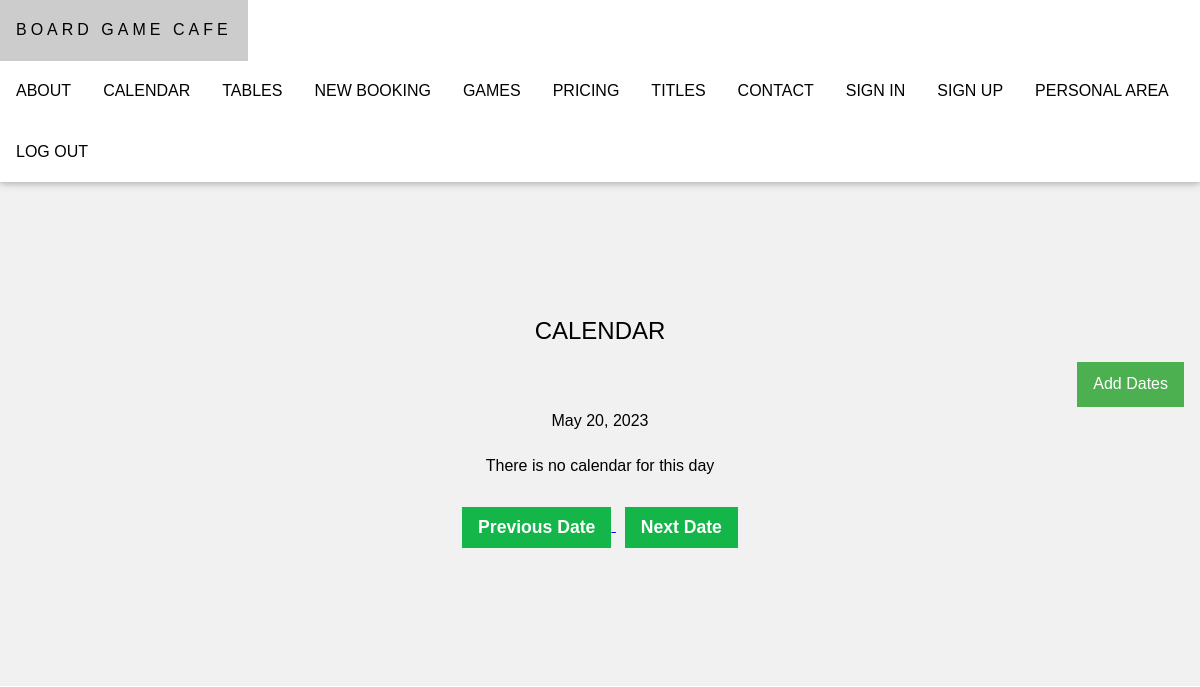
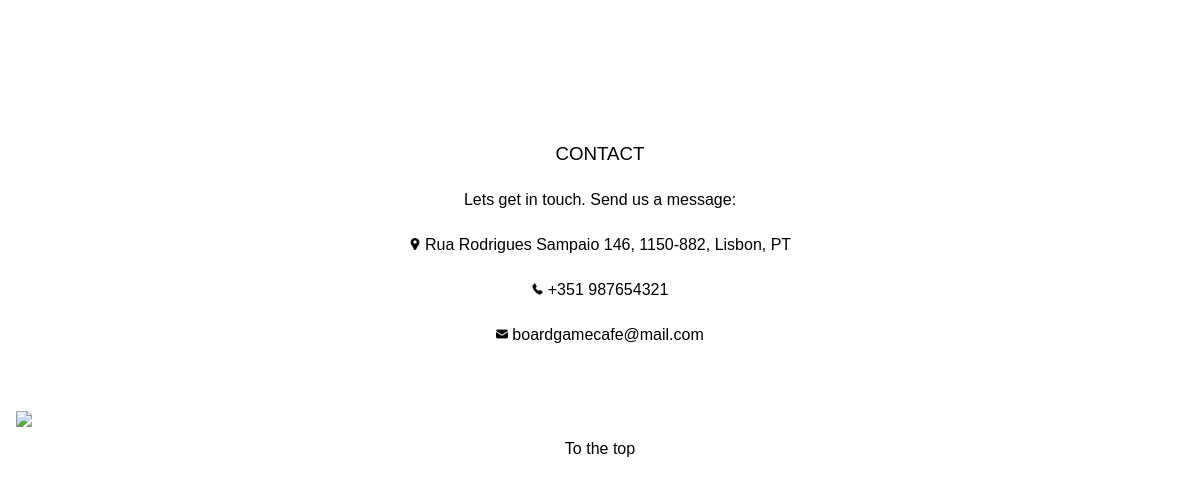
/boardgamecafe/calendar, run on an earlier commit of the app's database (2 pictures, top to bottom).
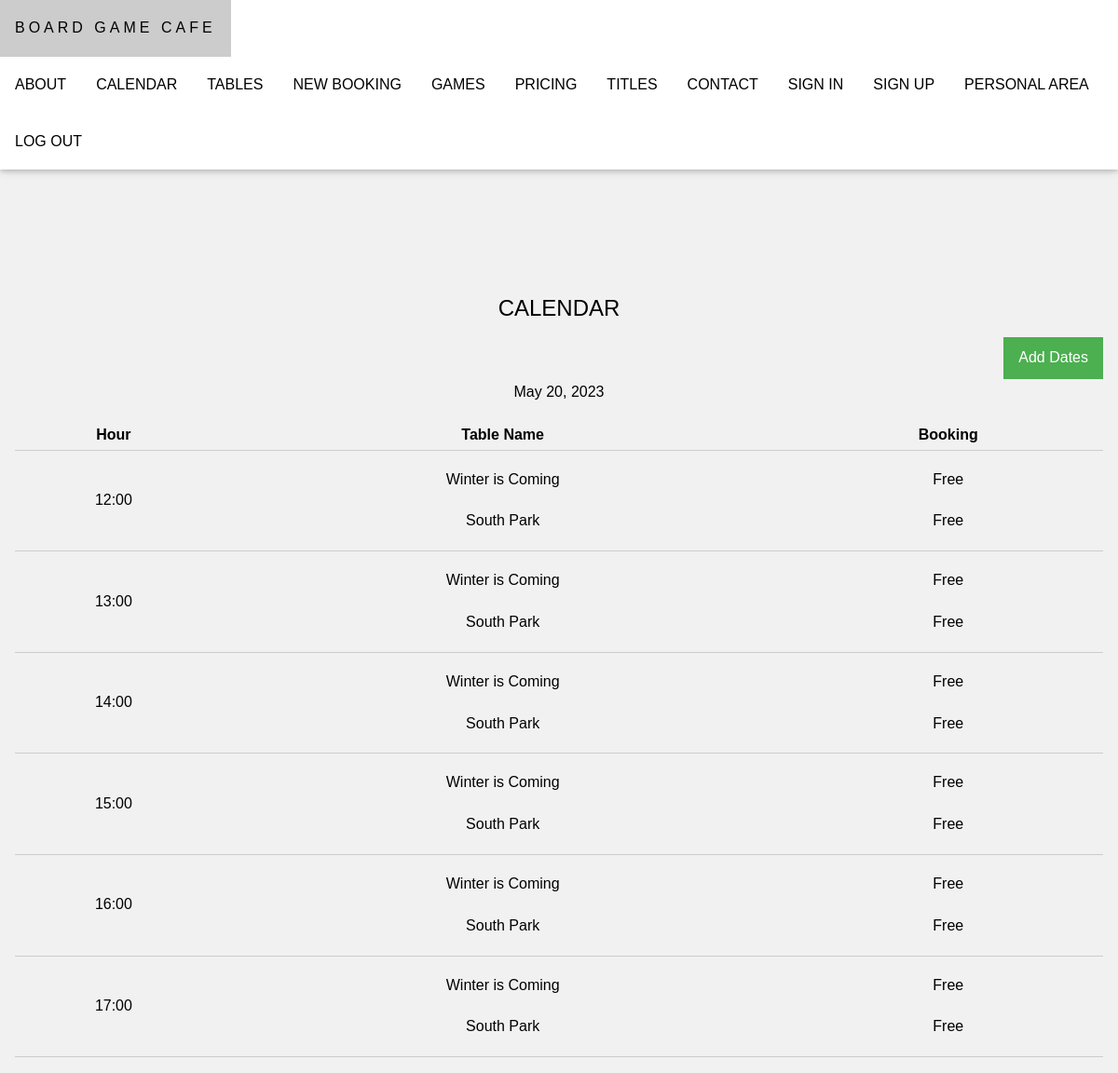
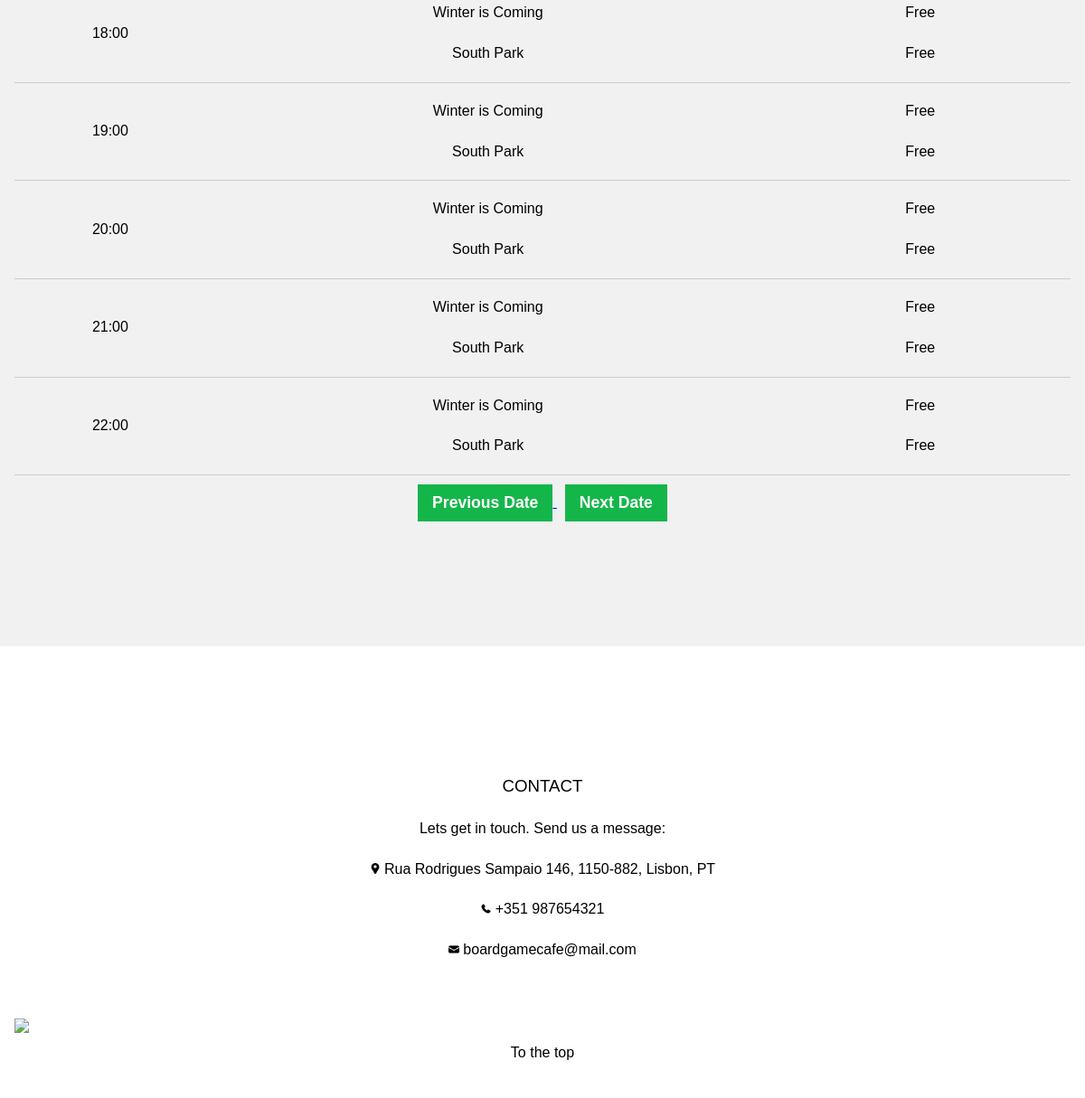
And on a later commit of the database (2 pictures, top to bottom).
### boardgamecafe/models.py (models this page shows)
class Calendar(models.Model):
    date = models.DateField()
    open_time = models.TimeField()
    close_time = models.TimeField() # mudei de end para close
    log_is_active = models.BooleanField()
    log_date_created = models.DateTimeField()
    log_date_last_update = models.DateTimeField()

class Table(models.Model):
    name = models.CharField(max_length=50)
    capacity = models.IntegerField(validators=[MinValueValidator(0)])
    log_is_active = models.BooleanField()
    log_date_created = models.DateTimeField()
    log_date_last_update = models.DateTimeField()

### boardgamecafe/views.py (the view)
# urls.py: path('calendar', views.calendar, name='calendar'),
def calendar(request):
    tables_list = alltables()
    today_str = datetime.strftime(datetime.now(), '%Y-%m-%d')
    today_date = datetime.strptime(today_str, '%Y-%m-%d').date()
    date = Calendar.objects.filter(date=today_date).values('id', 'date', 'open_time', 'close_time', 'log_is_active')
    if date.count() > 0:
        for d in date:
            if d['log_is_active']:
                slots_list = allslots(date)
                return render(request, 'boardgamecafe/calendar.html',
                              {'date': today_date, 'tables': tables_list, 'dateobj': date, 'slots_list': slots_list})
            else:
                return render(request, 'boardgamecafe/calendar.html', {'date': today_date})
    else:
        return render(request, 'boardgamecafe/calendar.html', {'date': today_date})

### boardgamecafe/views.py (called while the page is built)
def alltables():
    all_tables = Table.objects.all()
    tables_list = []
    for table in all_tables:
        new_table = {'id': table.id, 'name': table.name, 'capacity': table.capacity, 'log_is_active': table.log_is_active}
        tables_list.append(new_table)
    return tables_list

def allslots(date):
    slots_list = []
    for d in date:
        if date.count() > 0 and d['log_is_active']:
            ot_aux = int(d['open_time'].strftime('%H:%M').split(':')[0])
            ct_aux = int(d['close_time'].strftime('%H:%M').split(':')[0])
            for i in range(ot_aux, ct_aux + 1):
                if i < 10:
                    aux = "0" + str(i) + ":00"
                else:
                    aux = str(i) + ":00"
                slots_list.append(aux)
    return slots_list

### boardgamecafe/templates/boardgamecafe/calendar.html (shortened to what this page needs)
{% extends "boardgamecafe/template.html" %}
{% load static %}
{% block content %}
    <section class="w3-container w3-light-grey w3-center" style="padding:128px 16px" id="calendar">
        <h1>CALENDAR</h1>
        <a class="w3-green w3-button w3-center w3-right" href="{% url 'boardgamecafe:addremovecalendar' %}">Add Dates</a>
        <br>
        {% if dateobj %}
            {% for d in dateobj %}
                <p> {{ date }} </p>
                <div>
                    <table>
                        <tr>
                            <td> <b> Hour </b> </td>
                            <td> <b> Table Name </b> </td>
                            <td> <b> Booking </b> </td>
                        </tr>
                        {% for s in slots_list %}
                            <tr>
                                <td> {{ s }} </td>
                                <td>
                                    {% for t in tables %}
                                        <p> {{ t.name }} </p>
                                    {% endfor %}
                                </td>
                                <td>
                                    {% for t in tables %}
                                        <p> Free </p>
                                    {% endfor %}
                                </td>
                            </tr>
                        {% endfor %}
                    </table>
                </div>
            {% endfor %}
        {% else %}
            <p> {{ date }} </p>
            <p> There is no calendar for this day </p>
        {% endif %}
        <div class="w3-center">
            <a href="{% url 'boardgamecafe:nextdate' date 1 %}">
                <button class="form_crude_btn w3-button w3-center" id="previous_date"> Previous Date </button>
            </a>
            <a href="{% url 'boardgamecafe:nextdate' date 0 %}">
                <button class="form_crude_btn w3-button w3-center" id="next_date"> Next Date </button>
            </a>
        </div>
    </section>
{% endblock %}

### boardgamecafe/templates/boardgamecafe/template.html (shortened to what this page needs)
<!DOCTYPE html>
<html lang="en">
<head>
    {% load static %}
    <link rel="stylesheet" type="text/css" href="{% static 'boardgamecafe/css/style.css' %}" />
</head>
<header id="home">
    <nav class="w3-top">
        <div class="w3-bar w3-white w3-card" id="myNavbar">
            <a href={% url 'boardgamecafe:index' %} class="w3-bar-item w3-button w3-wide">BOARD GAME CAFE</a>
            <div class="w3-right w3-hide-small">
                <a href="#about" class="w3-bar-item w3-button">ABOUT</a>
                <a href={% url 'boardgamecafe:calendar' %} class="w3-bar-item w3-button"> CALENDAR </a>
                <a href={% url 'boardgamecafe:tables' %} class="w3-bar-item w3-button"> TABLES </a>
                <a href={% url 'boardgamecafe:newbooking' %} class="w3-bar-item w3-button"> NEW BOOKING</a>
                <a href={% url 'boardgamecafe:games' %} class="w3-bar-item w3-button"> GAMES </a>
                <a href="#pricing" class="w3-bar-item w3-button"> PRICING</a>
                <a href={% url 'boardgamecafe:titles' %} class="w3-bar-item w3-button"> TITLES </a>
                <a href="#contact" class="w3-bar-item w3-button"> CONTACT</a>
                <a href="#sign_in" class="w3-bar-item w3-button"> SIGN IN</a>
                <a href="#sign_up" class="w3-bar-item w3-button"> SIGN UP</a>
                <a href="#personal_area" class="w3-bar-item w3-button"> PERSONAL AREA</a>
                <a href="#log_out" class="w3-bar-item w3-button"> LOG OUT</a>
            </div>
        </div>
    </nav>
    {% block header %}
    <a href="{% url 'boardgamecafe:index' %}">
    </a>
    {% endblock %}
</header>
<body>
    {% block content %}{% endblock %}
    <footer class="w3-center" id="contact" style="padding:128px 16px">
        <h3>CONTACT</h3>
        <p>Lets get in touch. Send us a message:</p>
        <p> <img class="img-icon" src="{% static 'boardgamecafe/images/pin_icon.png' %}" > Rua Rodrigues Sampaio 146, 1150-882, Lisbon, PT</p>
        <p> <img class="img-icon" src="{% static 'boardgamecafe/images/phone_icon.png' %}" > +351 987654321</p>
        <p> <img class="img-icon" src="{% static 'boardgamecafe/images/mail_icon.png' %}" > boardgamecafe@mail.com</p>
        {% block footer %}
            <img class="img-index" src="{% static 'boardgamecafe/images/location_with_pin2.png' %}" >
        {% endblock %}
        <a href="#home" class="w3-button w3-white">To the top</a>
    </footer>
</body>
</html>

### boardgamecafe/static/boardgamecafe/css/style.css (style rules this page uses)
html { -ms-text-size-adjust:100%;-webkit-text-size-adjust:100% }
body { margin:0 }
h1,h2,h3,h4,h5,h6 { font-family:"Segoe UI",Arial,sans-serif;font-weight:400;margin:10px 0 }
.w3-wide { letter-spacing:4px }
.w3-btn,.w3-button { border:none;display:inline-block;padding:8px 16px;vertical-align:middle;overflow:hidden;text-decoration:none;color:inherit;background-color:inherit;text-align:center;cursor:pointer;white-space:nowrap }
.w3-btn,.w3-button { -webkit-touch-callout:none;-webkit-user-select:none;-khtml-user-select:none;-moz-user-select:none;-ms-user-select:none;user-select:none }
.w3-bar { width:100%;overflow:hidden }
.w3-bar .w3-bar-item { padding:8px 16px;float:left;width:auto;border:none;display:block;outline:0 }
.w3-bar .w3-button { white-space:normal }
.w3-container:after,.w3-container:before,.w3-panel:after,.w3-panel:before,.w3-row:after,.w3-row:before,.w3-row-padding:after,.w3-row-padding:before, .w3-cell-row:before,.w3-cell-row:after,.w3-clear:after,.w3-clear:before,.w3-bar:before,.w3-bar:after { content:"";display:table;clear:both }
.w3-top,.w3-bottom { position:fixed;width:100%;z-index:1 }
.w3-top { top:0 }
.w3-container,.w3-panel { padding:0.01em 16px }
.w3-card,.w3-card-2 { box-shadow:0 2px 5px 0 rgba(0,0,0,0.16),0 2px 10px 0 rgba(0,0,0,0.12) }
.w3-center { text-align:center!important }
.w3-right { float:right!important }
.w3-green,.w3-hover-green:hover { color:#fff!important;background-color:#4CAF50!important }
.w3-white,.w3-hover-white:hover { color:#000!important;background-color:#fff!important }
.w3-light-grey,.w3-hover-light-grey:hover,.w3-light-gray,.w3-hover-light-gray:hover { color:#000!important;background-color:#f1f1f1!important }
body,h1,h2,h3,h4,h5,h6 { font-family: "Raleway", sans-serif }
body, html { height: 100%; line-height: 1.8; }
.w3-bar .w3-button { padding: 16px; }
.img-index { padding-left: 0; padding-right: 0; padding-top:45px; display: block; margin: 0 auto; max-height: 100%; max-width: 100%; text-align: center; }
.img-icon { max-width:1%; height:auto; }
.form_crude_btn { font-weight: 600; font-size: 1.1em; padding: 10px 16px; margin: 10px 0; color: #ffffff; background: #14b64a; }
table { border-collapse: collapse; width: 100%; }
tr { border-bottom: 1px solid #ccc; }

What changed in the data, as far as the page shows it:
added Calendar: date "May 20, 2023", slots_list "12:00" "13:00" "14:00" "15:00" "16:00" "17:00" "18:00" "19:00" "20:00" "21:00" "22:00"
added Table: name "Winter is Coming" "Winter is Coming" "Winter is Coming" "Winter is Coming" "Winter is Coming" "Winter is Coming" "Winter is Coming" "Winter is Coming" "Winter is Coming" "Winter is Coming" "Winter is Coming"
added Table: name "South Park" "South Park" "South Park" "South Park" "South Park" "South Park" "South Park" "South Park" "South Park" "South Park" "South Park"
Also different on the page:
{{ date }}: "May 20, 2023" → (not shown)
text no longer shown: "There is no calendar for this day"
